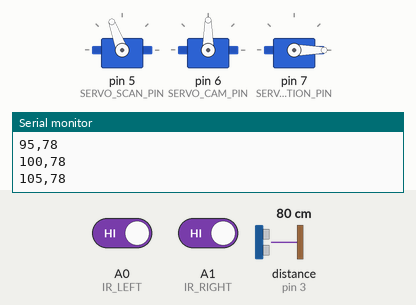
This sketch was run on a simulated Arduino Uno, built with avr-gcc and run on an emulated ATmega328P. On the bench: 3 × servo, the last lines printed to the serial monitor. Wiring (inferred from the names in the program): ultrasonic range finder: trigger pin 2; echo pin 3. The inputs (shaded band) are chosen by the test bench; at power-on: distance to the obstacle (sensor on pin 3) 80 cm, A0 (IR_LEFT) HIGH, A1 (IR_RIGHT) HIGH. The echo pulse lasts 58.3 µs per cm.

Above: at 1.2 s.
1.3 s: distance to the obstacle (sensor on pin 3) set to 27 cm
4.3 s: distance to the obstacle (sensor on pin 3) set to 23 cm
At 5.2 s:
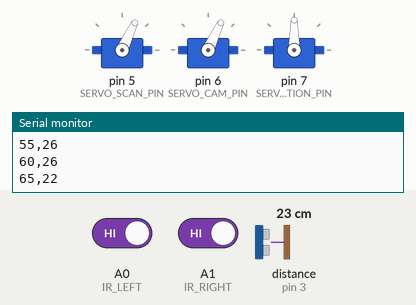
7.3 s: distance to the obstacle (sensor on pin 3) set to 35 cm
At 8.1 s:
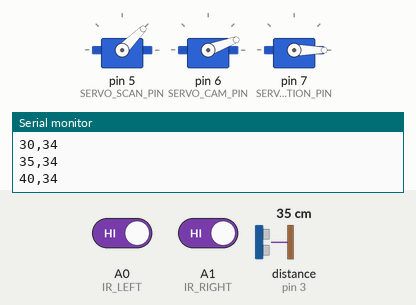
10.3 s: distance to the obstacle (sensor on pin 3) set to 120 cm
13.3 s: distance to the obstacle (sensor on pin 3) set to 2 cm
At 14.3 s:
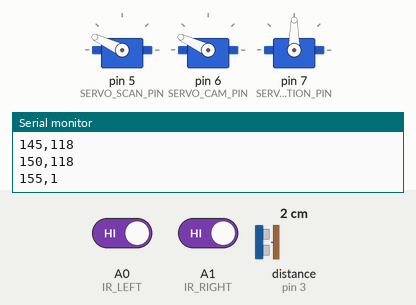
16.3 s: distance to the obstacle (sensor on pin 3) set to 60 cm
At 20.24 s:
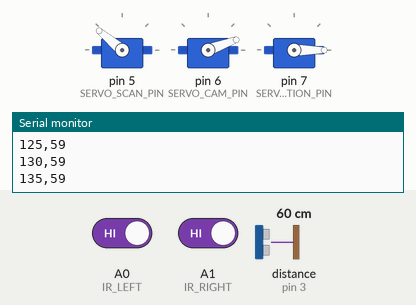
Timing chart, 0 to 20.3 s (numbered marks = the images above; inputs shaded):
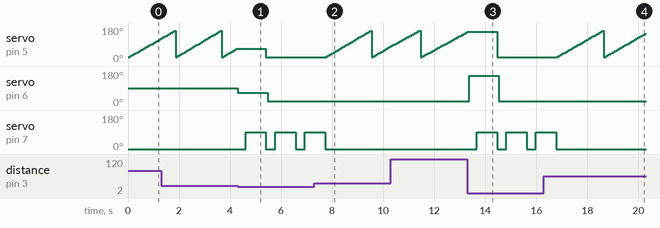

The sketch:

radar-tracking.ino
```cpp
#include <Servo.h>

Servo servoScan;
Servo servoCam;
Servo servoAction;

#define TRIG 2
#define ECHO 3
#define IR_LEFT  A0
#define IR_RIGHT A1

#define SERVO_SCAN_PIN   5
#define SERVO_CAM_PIN    6
#define SERVO_ACTION_PIN 7

int distanceThreshold = 25; // in cm, adjust based on your setup

long getDistance() {
  digitalWrite(TRIG, LOW);
  delayMicroseconds(2);
  digitalWrite(TRIG, HIGH);
  delayMicroseconds(10);
  digitalWrite(TRIG, LOW);

  long duration = pulseIn(ECHO, HIGH, 30000); // timeout after 30ms
  if (duration == 0) return -1; // nothing detected or out of range

  return duration * 0.034 / 2;
}

void setup() {
  Serial.begin(115200);

  pinMode(TRIG, OUTPUT);
  pinMode(ECHO, INPUT);
  pinMode(IR_LEFT, INPUT);
  pinMode(IR_RIGHT, INPUT);

  servoScan.attach(SERVO_SCAN_PIN);
  servoCam.attach(SERVO_CAM_PIN);
  servoAction.attach(SERVO_ACTION_PIN);

  // start everything at neutral position
  servoScan.write(90);
  servoCam.write(90);
  servoAction.write(0);
}

void loop() {
  int detectedAngle = -1;

  // sweep from 20 to 160 degrees, step 5
  for (int angle = 20; angle <= 160; angle += 5) {
    servoScan.write(angle);
    delay(60); // give servo time to reach position

    long d = getDistance();
    int irL = digitalRead(IR_LEFT);
    int irR = digitalRead(IR_RIGHT);

    // send angle and distance to Python for radar display
    Serial.print(angle);
    Serial.print(",");
    Serial.println(d);

    // object too close, or both IR sensors triggered
    if ((d > 0 && d < distanceThreshold) || (irL == LOW && irR == LOW)) {
      detectedAngle = angle;
      break;
    }
  }

  if (detectedAngle != -1) {
    int safeAngle = constrain(detectedAngle, 0, 180);

    servoCam.write(safeAngle); // point camera toward object
    delay(300);

    servoAction.write(90); // trigger action servo
    delay(800);
    servoAction.write(0); // reset
  }
}
```

Measured:
- the behaviour switches between 26 and 25 cm on distance to the obstacle (sensor on pin 3) (found by bisection; images 0 and 1)
- after the input at 4.3 s, servo on pin 6 (SERVO_CAM_PIN): 90° → 65° at once, → 20° 1.2 s later; servo on pin 7 (SERVO_ACTION_PIN): alternates 90° for 0.80 s and 0° for 0.36 s, starting after 0.31 s
- after the input at 7.3 s, servo on pin 7 (SERVO_ACTION_PIN): goes on until 7.7 s, then stays 0°
- after the input at 13.3 s, servo on pin 6 (SERVO_CAM_PIN): 20° → 155° after 0.06 s, → 20° 1.2 s later; servo on pin 7 (SERVO_ACTION_PIN): alternates 90° for 0.80 s and 0° for 0.36 s, starting after 0.36 s
- after the input at 16.3 s, servo on pin 7 (SERVO_ACTION_PIN): goes on until 16.8 s, then stays 0°
